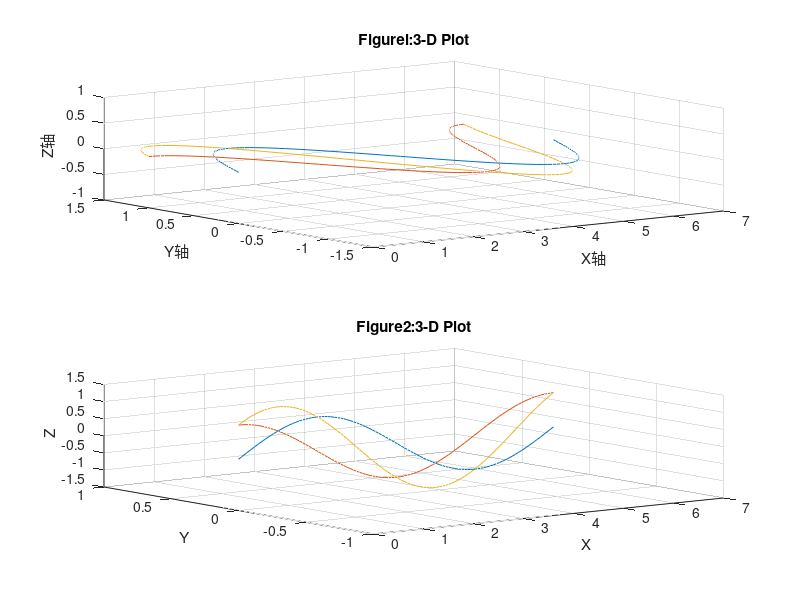

Write MATLAB code to recreate this figure.
% 三维曲线图
function Example19
h0=figure('toolbar','none',...
    'position',[200 150 450 400],...
    'name','Example19');
subplot(2,1,1)
x=linspace(0,2*pi);
y1=sin(x);
y2=cos(x);
y3=sin(x)+cos(x);
z1=zeros(size(x));
z2=0.5*z1;
z3=z1;
plot3(x,y1,z1,x,y2,z2,x,y3,z3)
grid on
xlabel('X轴');
ylabel('Y轴');
zlabel('Z轴');
title('Figurel:3-D Plot')
subplot(2,1,2)
x=linspace(0,2*pi);
y1=sin(x);
y2=cos(x);
y3=sin(x)+cos(x);
z1=zeros(size(x));
z2=0.5*z1;
z3=z1;
plot3(x,z1,y1,x,z2,y2,x,z3,y3)
grid on
xlabel('X');
ylabel('Y');
zlabel('Z');
title('Figure2:3-D Plot')
